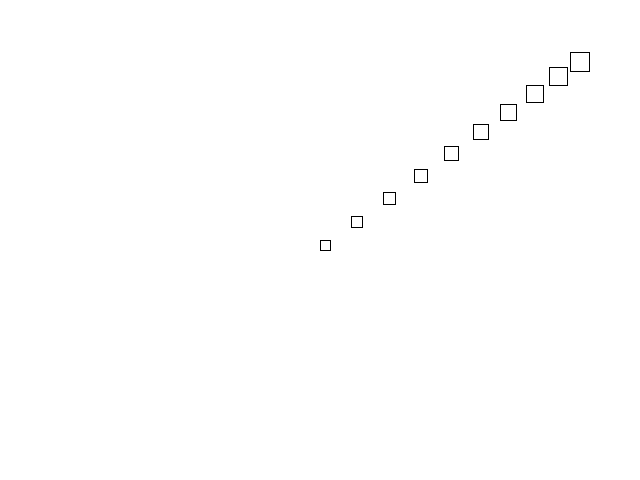
Frame 1 (no input)
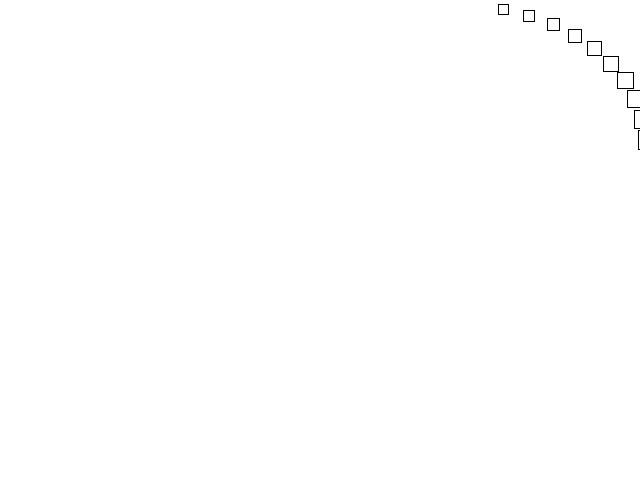
Frame 60 (the mouse pressed at the canvas centre just before this capture)
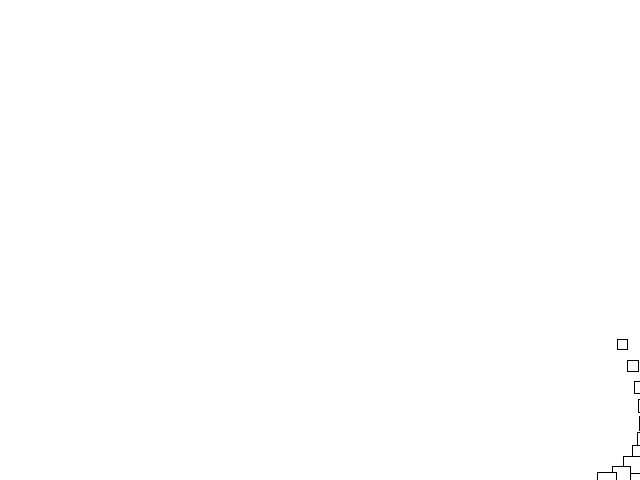
Frame 120 (the mouse held since frame 60 and released just before this capture)

The Processing sketch that drew these frames (run headless with seeded random() and noise(); from frame 60 on, the mouse is pressed at the canvas centre):

// Processing sketch: background_example03
// ── background_example03.pde
int cnt= 0;
float width2, height2;
void setup() {
  size(640, 480);
  width2= width*0.5;
  height2= height*0.5;
}
void draw() {
  background(255, 255, 255);  //try with and without clearing background
  //fill(127, 127, 127, 30); rect(0, 0, width, height); //try fading background
  
  fill(255, 255, 255);
  stroke(0, 0, 0);
  for(int i= 0; i<10; i++) {
    rect(
      sin( (cnt*0.01)+(i*0.1) )*width2+width2,
      sin( (cnt*0.03)+(i*0.1) + PI )*height2+height2,
      10+i,
      10+i
    );
  }
  cnt= cnt+1;
}
